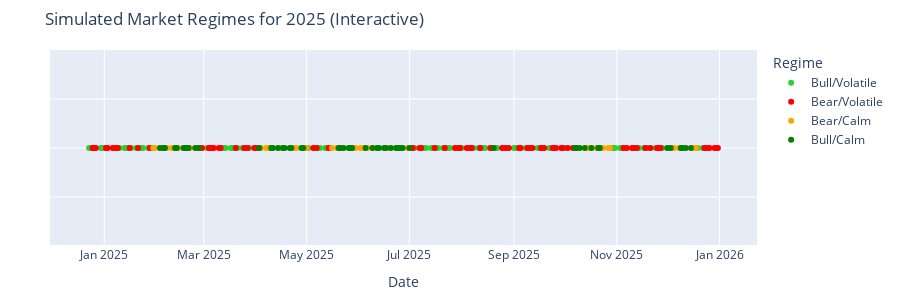

Notebook code for this chart:
### Code cell
import plotly.express as px

# Create the interactive timeline plot
fig = px.scatter(
    simulated_df,
    x='Date',
    y=[1]*len(simulated_df),  # just a constant y to make a horizontal timeline
    color='Regime',
    color_discrete_map={
        'Bull/Calm': 'green',
        'Bull/Volatile': 'limegreen',
        'Bear/Calm': 'orange',
        'Bear/Volatile': 'red'
    },
    hover_data={'Date': True, 'Regime': True},
    labels={'y': ''},
    height=300
)

# Hide y-axis and adjust layout
fig.update_yaxes(showticklabels=False)
fig.update_layout(
    title='Simulated Market Regimes for 2025 (Interactive)',
    showlegend=True,
    xaxis_title='Date',
    yaxis_title='',
    margin=dict(l=50, r=50, t=50, b=50)
)

fig.show()

### Figure 1 — Plotly figure (JSON) as saved in the notebook; plotly's stock layout.template omitted (floating-point values rounded to 4 significant figures)
{"data": [{"customdata": [["Bull/Volatile"], ["Bull/Volatile"], ["Bull/Volatile"], ["Bull/Volatile"], ["Bull/Volatile"], ["Bull/Volatile"], ["Bull/Volatile"], ["Bull/Volatile"], ["Bull/Volatile"], ["Bull/Volatile"], ["Bull/Volatile"], ["Bull/Volatile"], ["Bull/Volatile"], ["Bull/Volatile"], ["Bull/Volatile"], ["Bull/Volatile"], ["Bull/Volatile"], ["Bull/Volatile"], ["Bull/Volatile"], ["Bull/Volatile"], ["Bull/Volatile"], ["Bull/Volatile"], ["Bull/Volatile"], ["Bull/Volatile"], ["Bull/Volatile"], ["Bull/Volatile"], ["Bull/Volatile"], ["Bull/Volatile"], ["Bull/Volatile"], ["Bull/Volatile"], ["Bull/Volatile"], ["Bull/Volatile"], ["Bull/Volatile"], ["Bull/Volatile"], ["Bull/Volatile"], ["Bull/Volatile"], ["Bull/Volatile"], ["Bull/Volatile"], ["Bull/Volatile"], ["Bull/Volatile"], ["Bull/Volatile"], ["Bull/Volatile"], ["Bull/Volatile"], ["Bull/Volatile"], ["Bull/Volatile"], ["Bull/Volatile"], ["Bull/Volatile"], ["Bull/Volatile"], ["Bull/Volatile"], ["Bull/Volatile"], ["Bull/Volatile"], ["Bull/Volatile"], ["Bull/Volatile"], ["Bull/Volatile"], ["Bull/Volatile"], ["Bull/Volatile"], ["Bull/Volatile"], ["Bull/Volatile"], ["Bull/Volatile"], ["Bull/Volatile"], ["Bull/Volatile"], ["Bull/Volatile"], ["Bull/Volatile"], ["Bull/Volatile"], ["Bull/Volatile"], ["Bull/Volatile"], ["Bull/Volatile"], ["Bull/Volatile"], ["Bull/Volatile"], ["Bull/Volatile"], ["Bull/Volatile"], ["Bull/Volatile"], ["Bull/Volatile"], ["Bull/Volatile"], ["Bull/Volatile"], ["Bull/Volatile"], ["Bull/Volatile"], ["Bull/Volatile"], ["Bull/Volatile"], ["Bull/Volatile"], ["Bull/Volatile"], ["Bull/Volatile"], ["Bull/Volatile"], ["Bull/Volatile"], ["Bull/Volatile"], ["Bull/Volatile"], ["Bull/Volatile"], ["Bull/Volatile"], ["Bull/Volatile"]], "hovertemplate": "Regime=%{customdata[0]}<br>Date=%{x}<br>=%{y}<extra></extra>", "legendgroup": "Bull/Volatile", "marker": {"color": "limegreen", "symbol": "circle"}, "mode": "markers", "name": "Bull/Volatile", "orientation": "v", "showlegend": true, "type": "scatter", "x": ["2024-12-23T00:00:00", "2024-12-24T00:00:00", "2024-12-30T00:00:00", "2024-12-31T00:00:00", "2025-01-01T00:00:00", "2025-01-07T00:00:00", "2025-01-10T00:00:00", "2025-01-13T00:00:00", "2025-01-14T00:00:00", "2025-01-15T00:00:00", "2025-01-17T00:00:00", "2025-01-20T00:00:00", "2025-01-22T00:00:00", "2025-01-23T00:00:00", "2025-01-24T00:00:00", "2025-01-27T00:00:00", "2025-01-29T00:00:00", "2025-02-27T00:00:00", "2025-03-03T00:00:00", "2025-03-12T00:00:00", "2025-03-13T00:00:00", "2025-03-14T00:00:00", "2025-03-17T00:00:00", "2025-03-18T00:00:00", "2025-03-19T00:00:00", "2025-03-21T00:00:00", "2025-03-24T00:00:00", "2025-03-26T00:00:00", "2025-03-28T00:00:00", "2025-04-02T00:00:00", "2025-05-02T00:00:00", "2025-05-06T00:00:00", "2025-05-08T00:00:00", "2025-05-09T00:00:00", "2025-05-12T00:00:00", "2025-05-13T00:00:00", "2025-05-15T00:00:00", "2025-07-02T00:00:00", "2025-07-04T00:00:00", "2025-07-09T00:00:00", "2025-07-10T00:00:00", "2025-07-11T00:00:00", "2025-07-14T00:00:00", "2025-07-15T00:00:00", "2025-07-17T00:00:00", "2025-07-18T00:00:00", "2025-07-21T00:00:00", "2025-07-23T00:00:00", "2025-07-24T00:00:00", "2025-07-25T00:00:00", "2025-07-29T00:00:00", "2025-08-01T00:00:00", "2025-08-05T00:00:00", "2025-08-08T00:00:00", "2025-08-11T00:00:00", "2025-08-13T00:00:00", "2025-08-14T00:00:00", "2025-08-15T00:00:00", "2025-08-21T00:00:00", "2025-08-22T00:00:00", "2025-08-26T00:00:00", "2025-08-28T00:00:00", "2025-09-01T00:00:00", "2025-09-02T00:00:00", "2025-09-03T00:00:00", "2025-09-08T00:00:00", "2025-09-11T00:00:00", "2025-09-15T00:00:00", "2025-09-16T00:00:00", "2025-09-22T00:00:00", "2025-09-23T00:00:00", "2025-10-01T00:00:00", "2025-10-02T00:00:00", "2025-10-29T00:00:00", "2025-10-30T00:00:00", "2025-10-31T00:00:00", "2025-11-03T00:00:00", "2025-11-04T00:00:00", "2025-11-06T00:00:00", "2025-11-12T00:00:00", "2025-11-14T00:00:00", "2025-11-17T00:00:00", "2025-11-19T00:00:00", "2025-11-20T00:00:00", "2025-11-24T00:00:00", "2025-11-28T00:00:00", "2025-12-19T00:00:00", "2025-12-22T00:00:00", "2025-12-25T00:00:00"], "xaxis": "x", "y": [1, 1, 1, 1, 1, 1, 1, 1, 1, 1, 1, 1, 1, 1, 1, 1, 1, 1, 1, 1, 1, 1, 1, 1, 1, 1, 1, 1, 1, 1, 1, 1, 1, 1, 1, 1, 1, 1, 1, 1, 1, 1, 1, 1, 1, 1, 1, 1, 1, 1, 1, 1, 1, 1, 1, 1, 1, 1, 1, 1, 1, 1, 1, 1, 1, 1, 1, 1, 1, 1, 1, 1, 1, 1, 1, 1, 1, 1, 1, 1, 1, 1, 1, 1, 1, 1, 1, 1, 1], "yaxis": "y"}, {"customdata": [["Bear/Volatile"], ["Bear/Volatile"], ["Bear/Volatile"], ["Bear/Volatile"], ["Bear/Volatile"], ["Bear/Volatile"], ["Bear/Volatile"], ["Bear/Volatile"], ["Bear/Volatile"], ["Bear/Volatile"], ["Bear/Volatile"], ["Bear/Volatile"], ["Bear/Volatile"], ["Bear/Volatile"], ["Bear/Volatile"], ["Bear/Volatile"], ["Bear/Volatile"], ["Bear/Volatile"], ["Bear/Volatile"], ["Bear/Volatile"], ["Bear/Volatile"], ["Bear/Volatile"], ["Bear/Volatile"], ["Bear/Volatile"], ["Bear/Volatile"], ["Bear/Volatile"], ["Bear/Volatile"], ["Bear/Volatile"], ["Bear/Volatile"], ["Bear/Volatile"], ["Bear/Volatile"], ["Bear/Volatile"], ["Bear/Volatile"], ["Bear/Volatile"], ["Bear/Volatile"], ["Bear/Volatile"], ["Bear/Volatile"], ["Bear/Volatile"], ["Bear/Volatile"], ["Bear/Volatile"], ["Bear/Volatile"], ["Bear/Volatile"], ["Bear/Volatile"], ["Bear/Volatile"], ["Bear/Volatile"], ["Bear/Volatile"], ["Bear/Volatile"], ["Bear/Volatile"], ["Bear/Volatile"], ["Bear/Volatile"], ["Bear/Volatile"], ["Bear/Volatile"], ["Bear/Volatile"], ["Bear/Volatile"], ["Bear/Volatile"], ["Bear/Volatile"], ["Bear/Volatile"], ["Bear/Volatile"], ["Bear/Volatile"], ["Bear/Volatile"], ["Bear/Volatile"], ["Bear/Volatile"], ["Bear/Volatile"], ["Bear/Volatile"], ["Bear/Volatile"], ["Bear/Volatile"], ["Bear/Volatile"], ["Bear/Volatile"], ["Bear/Volatile"], ["Bear/Volatile"], ["Bear/Volatile"], ["Bear/Volatile"], ["Bear/Volatile"], ["Bear/Volatile"]], "hovertemplate": "Regime=%{customdata[0]}<br>Date=%{x}<br>=%{y}<extra></extra>", "legendgroup": "Bear/Volatile", "marker": {"color": "red", "symbol": "circle"}, "mode": "markers", "name": "Bear/Volatile", "orientation": "v", "showlegend": true, "type": "scatter", "x": ["2024-12-25T00:00:00", "2024-12-26T00:00:00", "2024-12-27T00:00:00", "2025-01-02T00:00:00", "2025-01-03T00:00:00", "2025-01-06T00:00:00", "2025-01-08T00:00:00", "2025-01-09T00:00:00", "2025-01-16T00:00:00", "2025-01-21T00:00:00", "2025-01-28T00:00:00", "2025-02-28T00:00:00", "2025-03-04T00:00:00", "2025-03-05T00:00:00", "2025-03-06T00:00:00", "2025-03-07T00:00:00", "2025-03-10T00:00:00", "2025-03-11T00:00:00", "2025-03-20T00:00:00", "2025-03-25T00:00:00", "2025-03-27T00:00:00", "2025-03-31T00:00:00", "2025-04-01T00:00:00", "2025-05-05T00:00:00", "2025-05-07T00:00:00", "2025-05-14T00:00:00", "2025-07-03T00:00:00", "2025-07-07T00:00:00", "2025-07-08T00:00:00", "2025-07-16T00:00:00", "2025-07-22T00:00:00", "2025-07-28T00:00:00", "2025-07-30T00:00:00", "2025-07-31T00:00:00", "2025-08-04T00:00:00", "2025-08-06T00:00:00", "2025-08-07T00:00:00", "2025-08-12T00:00:00", "2025-08-18T00:00:00", "2025-08-19T00:00:00", "2025-08-25T00:00:00", "2025-08-27T00:00:00", "2025-08-29T00:00:00", "2025-09-04T00:00:00", "2025-09-05T00:00:00", "2025-09-09T00:00:00", "2025-09-10T00:00:00", "2025-09-12T00:00:00", "2025-09-17T00:00:00", "2025-09-18T00:00:00", "2025-09-19T00:00:00", "2025-09-24T00:00:00", "2025-09-25T00:00:00", "2025-09-26T00:00:00", "2025-09-29T00:00:00", "2025-09-30T00:00:00", "2025-10-03T00:00:00", "2025-10-06T00:00:00", "2025-11-05T00:00:00", "2025-11-07T00:00:00", "2025-11-10T00:00:00", "2025-11-11T00:00:00", "2025-11-13T00:00:00", "2025-11-18T00:00:00", "2025-11-21T00:00:00", "2025-11-25T00:00:00", "2025-11-26T00:00:00", "2025-11-27T00:00:00", "2025-12-23T00:00:00", "2025-12-24T00:00:00", "2025-12-26T00:00:00", "2025-12-29T00:00:00", "2025-12-30T00:00:00", "2025-12-31T00:00:00"], "xaxis": "x", "y": [1, 1, 1, 1, 1, 1, 1, 1, 1, 1, 1, 1, 1, 1, 1, 1, 1, 1, 1, 1, 1, 1, 1, 1, 1, 1, 1, 1, 1, 1, 1, 1, 1, 1, 1, 1, 1, 1, 1, 1, 1, 1, 1, 1, 1, 1, 1, 1, 1, 1, 1, 1, 1, 1, 1, 1, 1, 1, 1, 1, 1, 1, 1, 1, 1, 1, 1, 1, 1, 1, 1, 1, 1, 1], "yaxis": "y"}, {"customdata": [["Bear/Calm"], ["Bear/Calm"], ["Bear/Calm"], ["Bear/Calm"], ["Bear/Calm"], ["Bear/Calm"], ["Bear/Calm"], ["Bear/Calm"], ["Bear/Calm"], ["Bear/Calm"], ["Bear/Calm"], ["Bear/Calm"], ["Bear/Calm"], ["Bear/Calm"], ["Bear/Calm"], ["Bear/Calm"], ["Bear/Calm"], ["Bear/Calm"], ["Bear/Calm"], ["Bear/Calm"], ["Bear/Calm"], ["Bear/Calm"], ["Bear/Calm"], ["Bear/Calm"], ["Bear/Calm"], ["Bear/Calm"], ["Bear/Calm"], ["Bear/Calm"], ["Bear/Calm"], ["Bear/Calm"], ["Bear/Calm"], ["Bear/Calm"], ["Bear/Calm"], ["Bear/Calm"], ["Bear/Calm"], ["Bear/Calm"], ["Bear/Calm"], ["Bear/Calm"], ["Bear/Calm"], ["Bear/Calm"], ["Bear/Calm"], ["Bear/Calm"], ["Bear/Calm"], ["Bear/Calm"], ["Bear/Calm"], ["Bear/Calm"], ["Bear/Calm"], ["Bear/Calm"], ["Bear/Calm"], ["Bear/Calm"], ["Bear/Calm"]], "hovertemplate": "Regime=%{customdata[0]}<br>Date=%{x}<br>=%{y}<extra></extra>", "legendgroup": "Bear/Calm", "marker": {"color": "orange", "symbol": "circle"}, "mode": "markers", "name": "Bear/Calm", "orientation": "v", "showlegend": true, "type": "scatter", "x": ["2025-01-30T00:00:00", "2025-01-31T00:00:00", "2025-02-04T00:00:00", "2025-02-07T00:00:00", "2025-02-10T00:00:00", "2025-02-11T00:00:00", "2025-02-14T00:00:00", "2025-02-21T00:00:00", "2025-02-25T00:00:00", "2025-04-04T00:00:00", "2025-04-07T00:00:00", "2025-04-08T00:00:00", "2025-04-09T00:00:00", "2025-04-15T00:00:00", "2025-04-16T00:00:00", "2025-04-23T00:00:00", "2025-04-24T00:00:00", "2025-04-25T00:00:00", "2025-04-30T00:00:00", "2025-05-01T00:00:00", "2025-05-16T00:00:00", "2025-05-19T00:00:00", "2025-05-22T00:00:00", "2025-05-29T00:00:00", "2025-05-30T00:00:00", "2025-06-02T00:00:00", "2025-06-03T00:00:00", "2025-06-04T00:00:00", "2025-06-06T00:00:00", "2025-06-10T00:00:00", "2025-06-11T00:00:00", "2025-06-18T00:00:00", "2025-06-19T00:00:00", "2025-06-30T00:00:00", "2025-10-09T00:00:00", "2025-10-14T00:00:00", "2025-10-15T00:00:00", "2025-10-16T00:00:00", "2025-10-20T00:00:00", "2025-10-23T00:00:00", "2025-10-24T00:00:00", "2025-10-27T00:00:00", "2025-10-28T00:00:00", "2025-12-02T00:00:00", "2025-12-04T00:00:00", "2025-12-05T00:00:00", "2025-12-08T00:00:00", "2025-12-11T00:00:00", "2025-12-16T00:00:00", "2025-12-17T00:00:00", "2025-12-18T00:00:00"], "xaxis": "x", "y": [1, 1, 1, 1, 1, 1, 1, 1, 1, 1, 1, 1, 1, 1, 1, 1, 1, 1, 1, 1, 1, 1, 1, 1, 1, 1, 1, 1, 1, 1, 1, 1, 1, 1, 1, 1, 1, 1, 1, 1, 1, 1, 1, 1, 1, 1, 1, 1, 1, 1, 1], "yaxis": "y"}, {"customdata": [["Bull/Calm"], ["Bull/Calm"], ["Bull/Calm"], ["Bull/Calm"], ["Bull/Calm"], ["Bull/Calm"], ["Bull/Calm"], ["Bull/Calm"], ["Bull/Calm"], ["Bull/Calm"], ["Bull/Calm"], ["Bull/Calm"], ["Bull/Calm"], ["Bull/Calm"], ["Bull/Calm"], ["Bull/Calm"], ["Bull/Calm"], ["Bull/Calm"], ["Bull/Calm"], ["Bull/Calm"], ["Bull/Calm"], ["Bull/Calm"], ["Bull/Calm"], ["Bull/Calm"], ["Bull/Calm"], ["Bull/Calm"], ["Bull/Calm"], ["Bull/Calm"], ["Bull/Calm"], ["Bull/Calm"], ["Bull/Calm"], ["Bull/Calm"], ["Bull/Calm"], ["Bull/Calm"], ["Bull/Calm"], ["Bull/Calm"], ["Bull/Calm"], ["Bull/Calm"], ["Bull/Calm"], ["Bull/Calm"], ["Bull/Calm"], ["Bull/Calm"], ["Bull/Calm"], ["Bull/Calm"], ["Bull/Calm"], ["Bull/Calm"], ["Bull/Calm"], ["Bull/Calm"], ["Bull/Calm"], ["Bull/Calm"], ["Bull/Calm"], ["Bull/Calm"], ["Bull/Calm"], ["Bull/Calm"]], "hovertemplate": "Regime=%{customdata[0]}<br>Date=%{x}<br>=%{y}<extra></extra>", "legendgroup": "Bull/Calm", "marker": {"color": "green", "symbol": "circle"}, "mode": "markers", "name": "Bull/Calm", "orientation": "v", "showlegend": true, "type": "scatter", "x": ["2025-02-03T00:00:00", "2025-02-05T00:00:00", "2025-02-06T00:00:00", "2025-02-12T00:00:00", "2025-02-13T00:00:00", "2025-02-17T00:00:00", "2025-02-18T00:00:00", "2025-02-19T00:00:00", "2025-02-20T00:00:00", "2025-02-24T00:00:00", "2025-02-26T00:00:00", "2025-04-03T00:00:00", "2025-04-10T00:00:00", "2025-04-11T00:00:00", "2025-04-14T00:00:00", "2025-04-17T00:00:00", "2025-04-18T00:00:00", "2025-04-21T00:00:00", "2025-04-22T00:00:00", "2025-04-28T00:00:00", "2025-04-29T00:00:00", "2025-05-20T00:00:00", "2025-05-21T00:00:00", "2025-05-23T00:00:00", "2025-05-26T00:00:00", "2025-05-27T00:00:00", "2025-05-28T00:00:00", "2025-06-05T00:00:00", "2025-06-09T00:00:00", "2025-06-12T00:00:00", "2025-06-13T00:00:00", "2025-06-16T00:00:00", "2025-06-17T00:00:00", "2025-06-20T00:00:00", "2025-06-23T00:00:00", "2025-06-24T00:00:00", "2025-06-25T00:00:00", "2025-06-26T00:00:00", "2025-06-27T00:00:00", "2025-07-01T00:00:00", "2025-08-20T00:00:00", "2025-10-07T00:00:00", "2025-10-08T00:00:00", "2025-10-10T00:00:00", "2025-10-13T00:00:00", "2025-10-17T00:00:00", "2025-10-21T00:00:00", "2025-10-22T00:00:00", "2025-12-01T00:00:00", "2025-12-03T00:00:00", "2025-12-09T00:00:00", "2025-12-10T00:00:00", "2025-12-12T00:00:00", "2025-12-15T00:00:00"], "xaxis": "x", "y": [1, 1, 1, 1, 1, 1, 1, 1, 1, 1, 1, 1, 1, 1, 1, 1, 1, 1, 1, 1, 1, 1, 1, 1, 1, 1, 1, 1, 1, 1, 1, 1, 1, 1, 1, 1, 1, 1, 1, 1, 1, 1, 1, 1, 1, 1, 1, 1, 1, 1, 1, 1, 1, 1], "yaxis": "y"}], "layout": {"height": 300, "legend": {"title": {"text": "Regime"}, "tracegroupgap": 0}, "margin": {"b": 50, "l": 50, "r": 50, "t": 50}, "showlegend": true, "title": {"text": "Simulated Market Regimes for 2025 (Interactive)"}, "xaxis": {"anchor": "y", "domain": [0, 1], "title": {"text": "Date"}}, "yaxis": {"anchor": "x", "domain": [0, 1], "showticklabels": false, "title": {"text": ""}}}}
